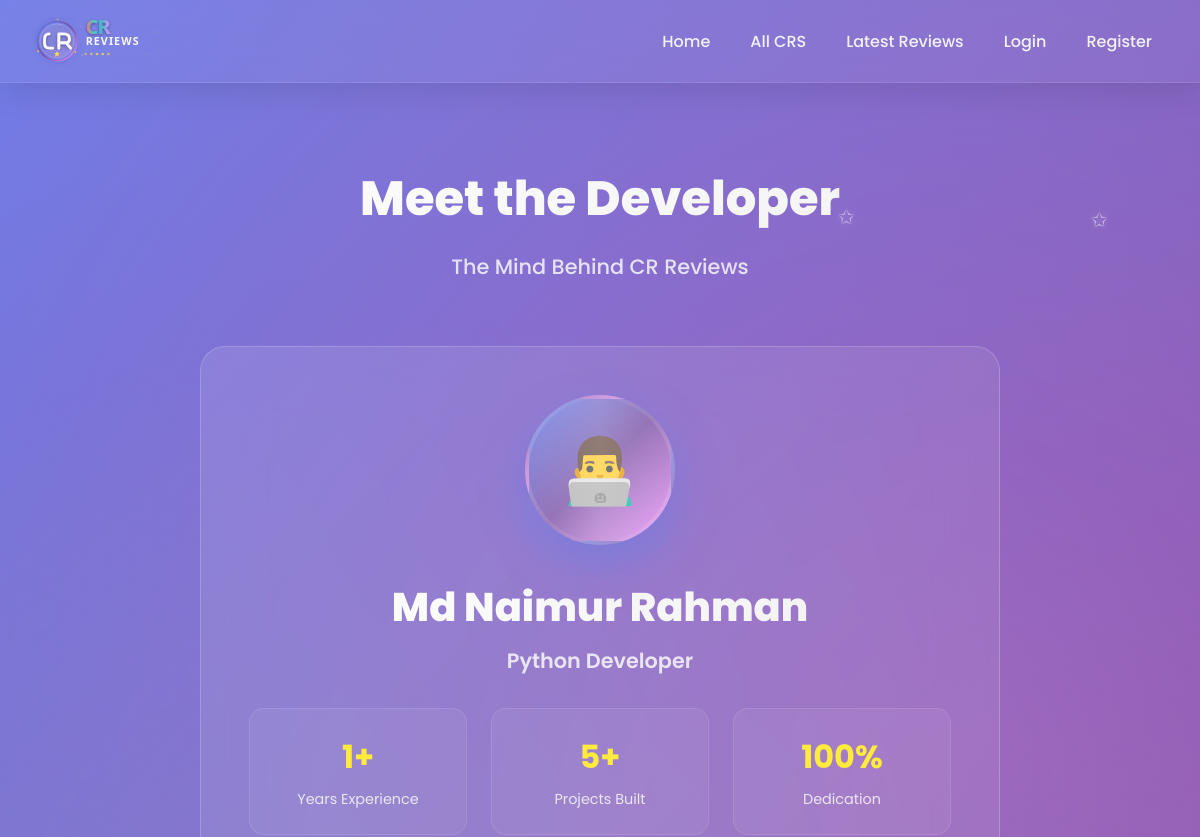
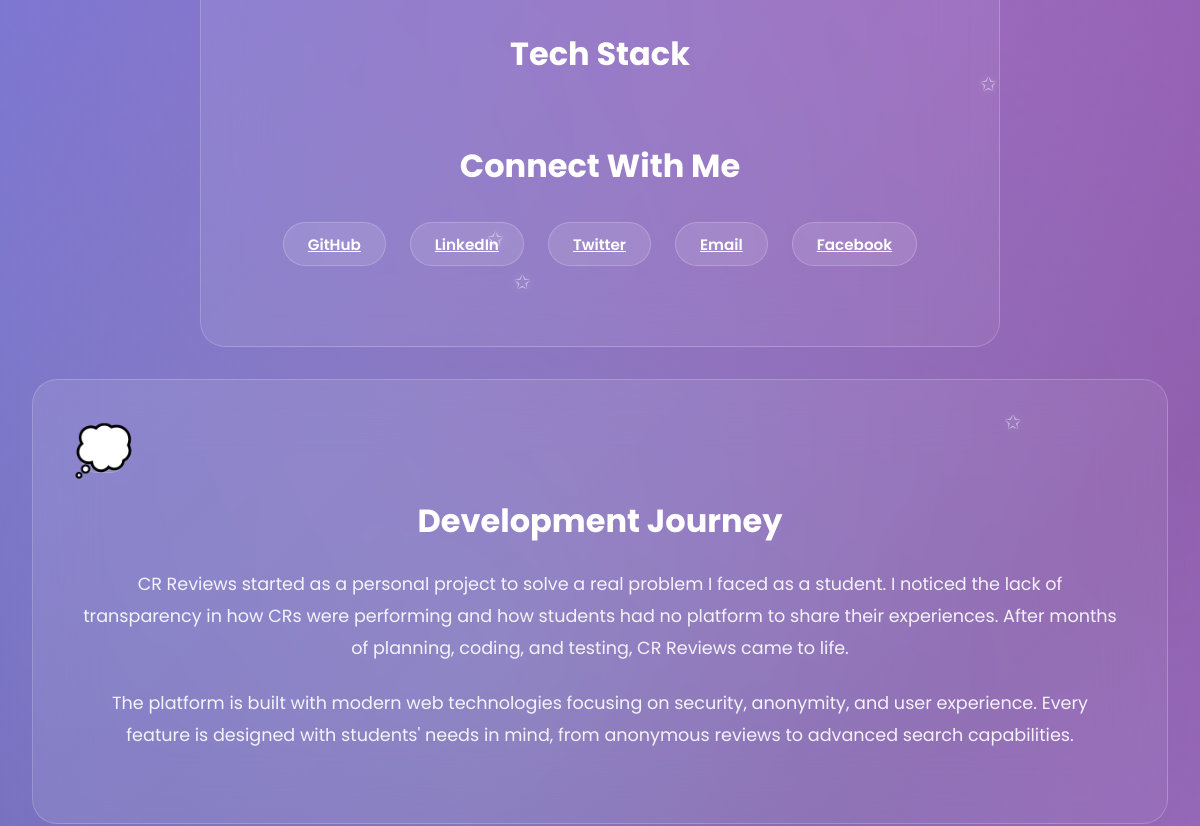
Before: /developer/ (upper part) with the older database file (2 pictures, top to bottom).
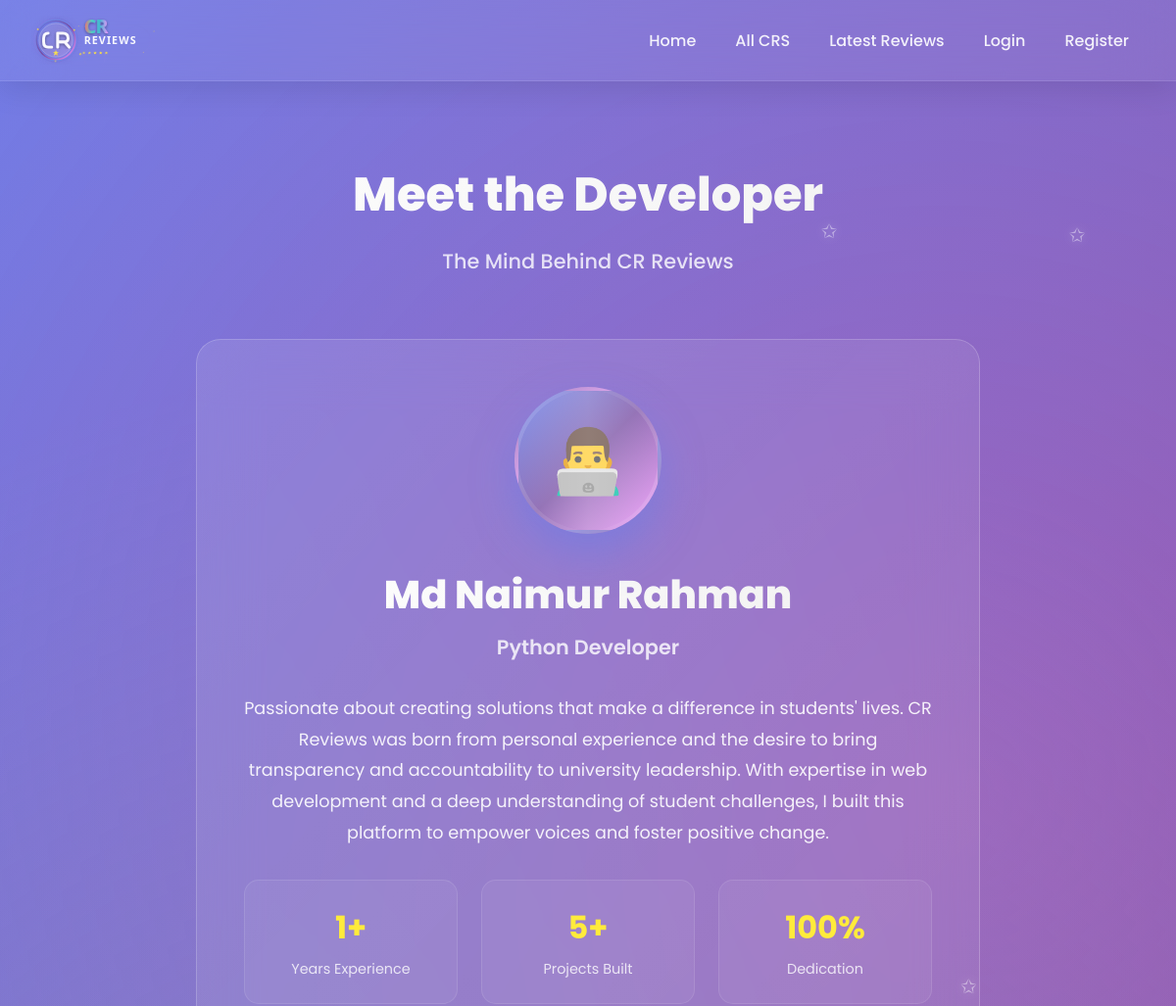
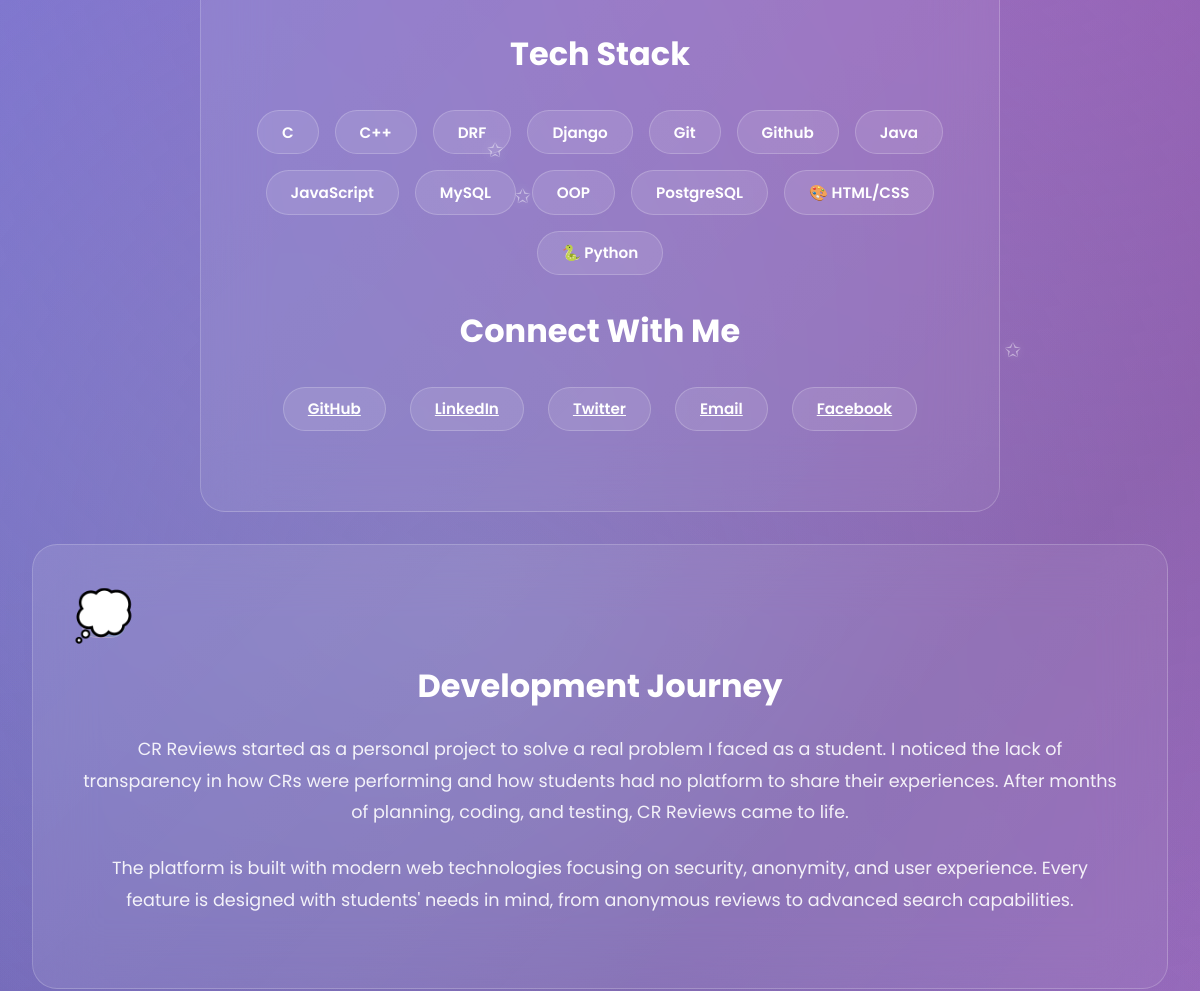
After: the same page with the newer database file (2 pictures, top to bottom).
### footer/models.py (models this page shows, shortened)
class Developer_Profile(models.Model):
    tack_stack = models.ManyToManyField(Teck_Stack, related_name='developer_profiles', blank=True)
    profile_picture = models.ImageField(upload_to='developer_profile_pictures/', blank=True, null=True)
    name = models.CharField(max_length=100)
    degisnation = models.CharField(max_length=100, blank=True, null=True)
    about = models.TextField(max_length=1000, blank=True, null=True)
    years_of_experience = models.IntegerField(blank=True, null=True)
    projects_built = models.IntegerField(blank=True, null=True)
    location = models.CharField(max_length=100, blank=True, null=True)
    phone = models.CharField(max_length=30, blank=True, null=True)
    email = models.EmailField(max_length=254, blank=True, null=True)
    github_url = models.URLField(blank=True, null=True)
    linkedin_url = models.URLField(blank=True, null=True)
    facebook_url = models.URLField(blank=True, null=True)
    twitter_url = models.URLField(blank=True, null=True)
    created_at = models.DateTimeField(auto_now_add=True)
    is_read = models.BooleanField(default=False)
    class Meta:
        ordering = ['-created_at']

class Teck_Stack(models.Model):
    title = models.CharField(max_length=100)
    created_at = models.DateTimeField(auto_now_add=True)
    is_read = models.BooleanField(default=False)
    class Meta:
        ordering = ['title']

### footer/views.py (the view)
# urls.py: path('developer/', developer, name='developer'),
def developer(request):
    developer_profiles = Developer_Profile.objects.all()
    context = {
        'page_title': 'Developer - CR Reviews',
        'dp': developer_profiles,
    }
    return render(request, 'footer_page/developer.html', context)

### templates/footer_page/developer.html (shortened to what this page needs)
{% extends 'base.html' %}
{% load static %}
{% block content %}
<div class="container">
    <div class="page-header">
        <h1 class="page-title">Meet the Developer</h1>
        <p class="page-subtitle">The Mind Behind CR Reviews</p>
    </div>
    <div class="dev-card1">
        <div class="dev-photo1">
            👨‍💻
        </div>
        {% for dp in dp %}
        <h2 class="dev-name1">{{dp.name}}</h2>
        <p class="dev-title1">{{dp.degisnation}}</p>
        <p class="dev-bio1">
           {{dp.about}}
        </p>
        <div class="stats-grid1">
            <div class="stat-item1">
                <div class="stat-number1">{{dp.years_of_experience}}+</div>
                <div class="stat-label1">Years Experience</div>
            </div>
            <div class="stat-item1">
                <div class="stat-number1">{{dp.projects_built}}+</div>
                <div class="stat-label1">Projects Built</div>
            </div>
            <div class="stat-item1">
                <div class="stat-number1">100%</div>
                <div class="stat-label1">Dedication</div>
            </div>
        </div>
        <div class="section-heading" style="margin: 2rem 0 1rem;">Tech Stack</div>
        <div class="tech-stack1">
            {% for d in dp.tack_stack.all %}
            <span class="tech-badge1">{{d.title}}</span>
           {% endfor %}
        </div>
        <div class="section-heading" style="margin: 2rem 0 1rem;">Connect With Me</div>
        <div class="dev-social1">
            <a href="{{dp.github_url}} target="_blank" class="tech-badge1" title="GitHub">
                GitHub
            </a>
            <a href="{{dp.linkedin_url}}" target="_blank" class="tech-badge1" title="LinkedIn">
                LinkedIn
            </a>
            <a href="{{dp.twitter_url}}" target="_blank" class="tech-badge1" title="Twitter">
                Twitter
            </a>
            <a href="mailto:{{dp.email}}" class="tech-badge1" title="Email">
                Email
            </a>
            <a href="{{dp.facebook.url}}" target="_blank" class="tech-badge1" title="Facebook">
                Facebook
            </a>
        </div>
    </div>
    {% endfor %}
    <div class="content-card">
        <div class="section-icon">💭</div>
        <h2 class="section-heading">Development Journey</h2>
        <p class="section-text">
            CR Reviews started as a personal project to solve a real problem I faced as a student.
            I noticed the lack of transparency in how CRs were performing and how students had no
            platform to share their experiences. After months of planning, coding, and testing,
            CR Reviews came to life.
        </p>
        <p class="section-text" style="margin-top: 1rem;">
            The platform is built with modern web technologies focusing on security, anonymity,
            and user experience. Every feature is designed with students' needs in mind, from
            anonymous reviews to advanced search capabilities.
        </p>
    </div>
</div>
{% endblock content %}

Changed rows visible on the page:
changed Developer_Profile "Md Naimur Rahman": about (not shown) → "Passionate about creating solutions that make a difference in students' lives. CR Reviews was born from personal experience and the desire to bring transparency and accountability to university leadership. With expertise in web development and a deep understanding of student challenges, I built this platform to empower voices and foster positive change."
added Teck_Stack: title "C"
added Teck_Stack: title "C++"
added Teck_Stack: title "DRF"
added Teck_Stack: title "Django"
added Teck_Stack: title "Git"
added Teck_Stack: title "Github"
added Teck_Stack: title "Java"
added Teck_Stack: title "JavaScript"
added Teck_Stack: title "MySQL"
added Teck_Stack: title "OOP"
added Teck_Stack: title "PostgreSQL"
added Teck_Stack: title "🎨 HTML/CSS"
added Teck_Stack: title "🐍 Python"
